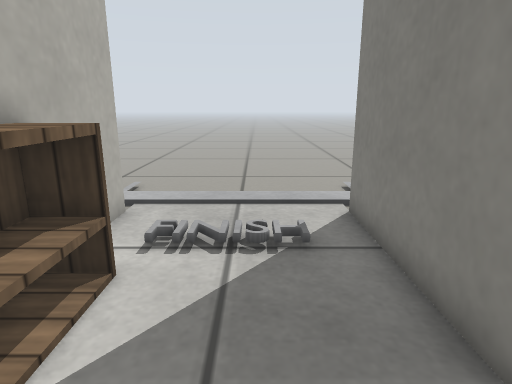
[1] (above)

12 first-person views from a walk through a Gazebo world. The camera is 0.53 m above the floor, tilts 14° down and sees 75° across. The lines on the ground mark 1 m squares. The floor is counted in squares, 0.2 m on a side. Each view is taken from the middle of a square. On the plan, view 1 faces up. The plan holds only what a view shows up to about 20 squares ahead; the rest is blank. Surface patterns are stand-ins for the level's own textures.

[2]
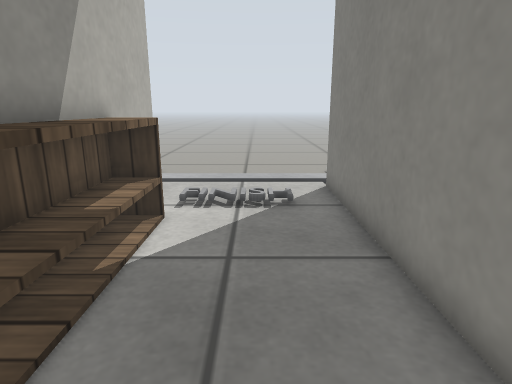

[3]
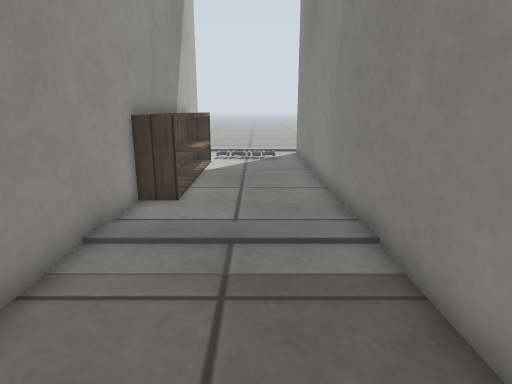

[4]
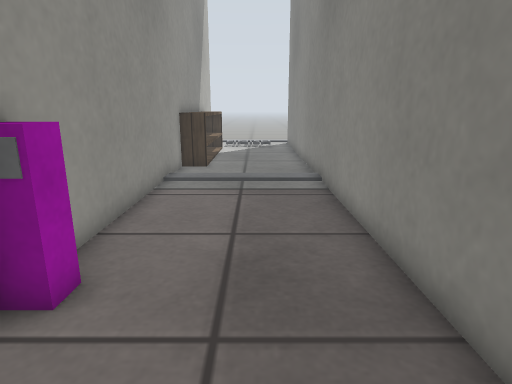

[5]
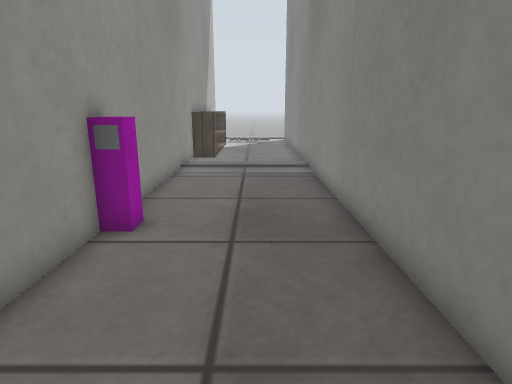

[6]
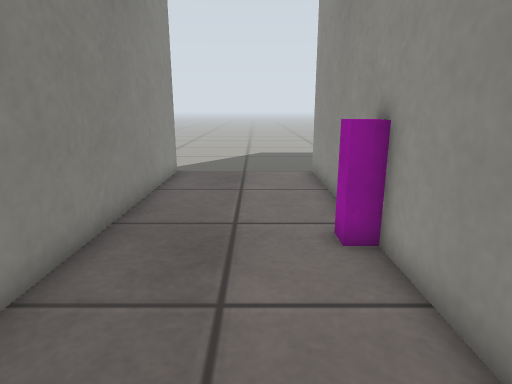

[7]
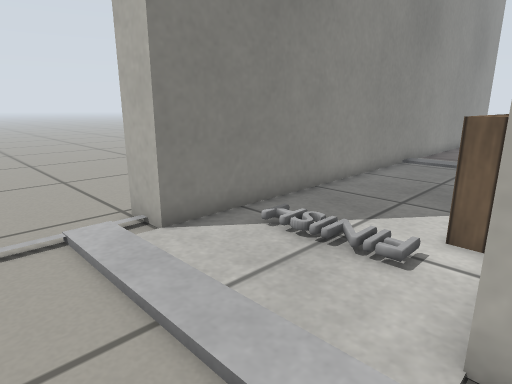

[8]
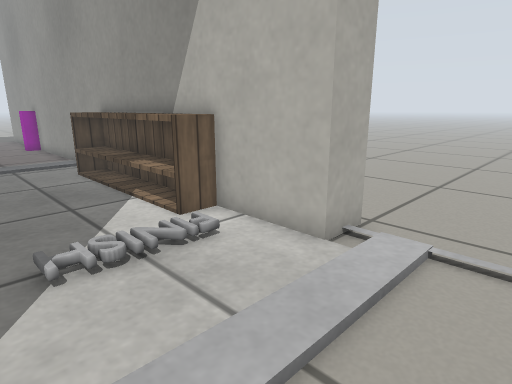

[9]
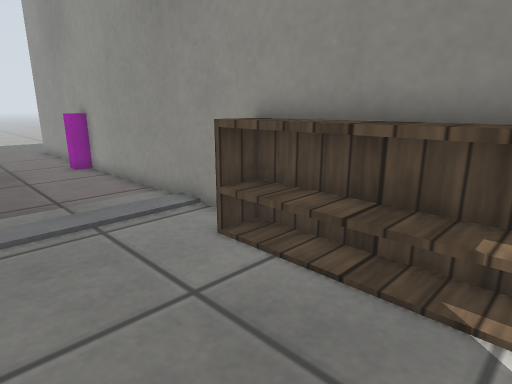

[10]
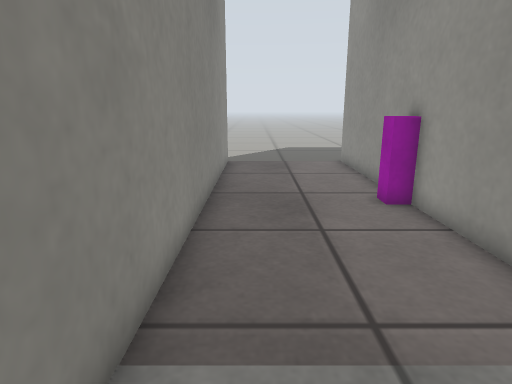

[11]
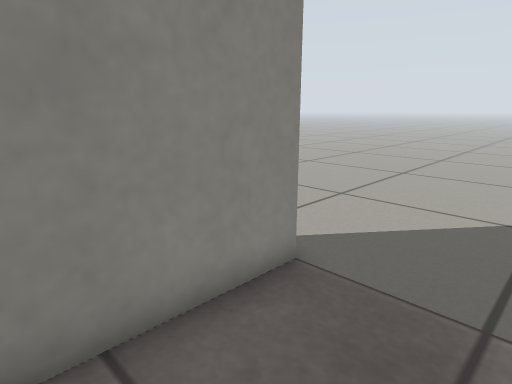

[12]
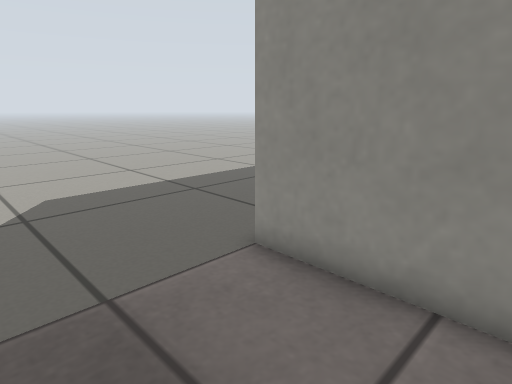

### Floor plan
Points are (right, up) in squares from view 1. A wall is a line through its corners. A room is listed if a view was taken in it or the views show most of it. See-through windows are left out.
Room 1 (views 1, 2, 3, 4, 5, 6, 8, 9, 10, 11, 12)
walls: (-3.5, 8.5) (-3.5, -21.5); (2.5, -21.6) (2.5, 8.5) (4, 8.5)
ways out: opening at (-4.5, -22.5) to room 2; opening at (-4.5, 11) to room 2; opening at (3.5, -22.5); opening at (3.5, 11)
objects: grey box (-3, -14); pole (-3, -13); bookshelf (-3, -2) to (-2, 5)
Room 2 (view 7)
walls: (-5, 8.5) (-3.5, 8.5)
ways out: opening at (-4.5, -22.5) to room 1; opening at (-4.5, 11) to room 1

Positions as (right, up) in squares from view 1, and headings:
1: (0, 0), facing up
2: (0, -3), facing up
3: (0, -12), facing up
4: (0, -18), facing up
5: (0, -21), facing up
6: (-1, -7), facing down
7: (-4, 12), facing down-right
8: (2, 12), facing down-left
9: (2, 3), facing down-left
10: (1, -4), facing down
11: (-1, -17), facing down-right
12: (1, -17), facing down-left
